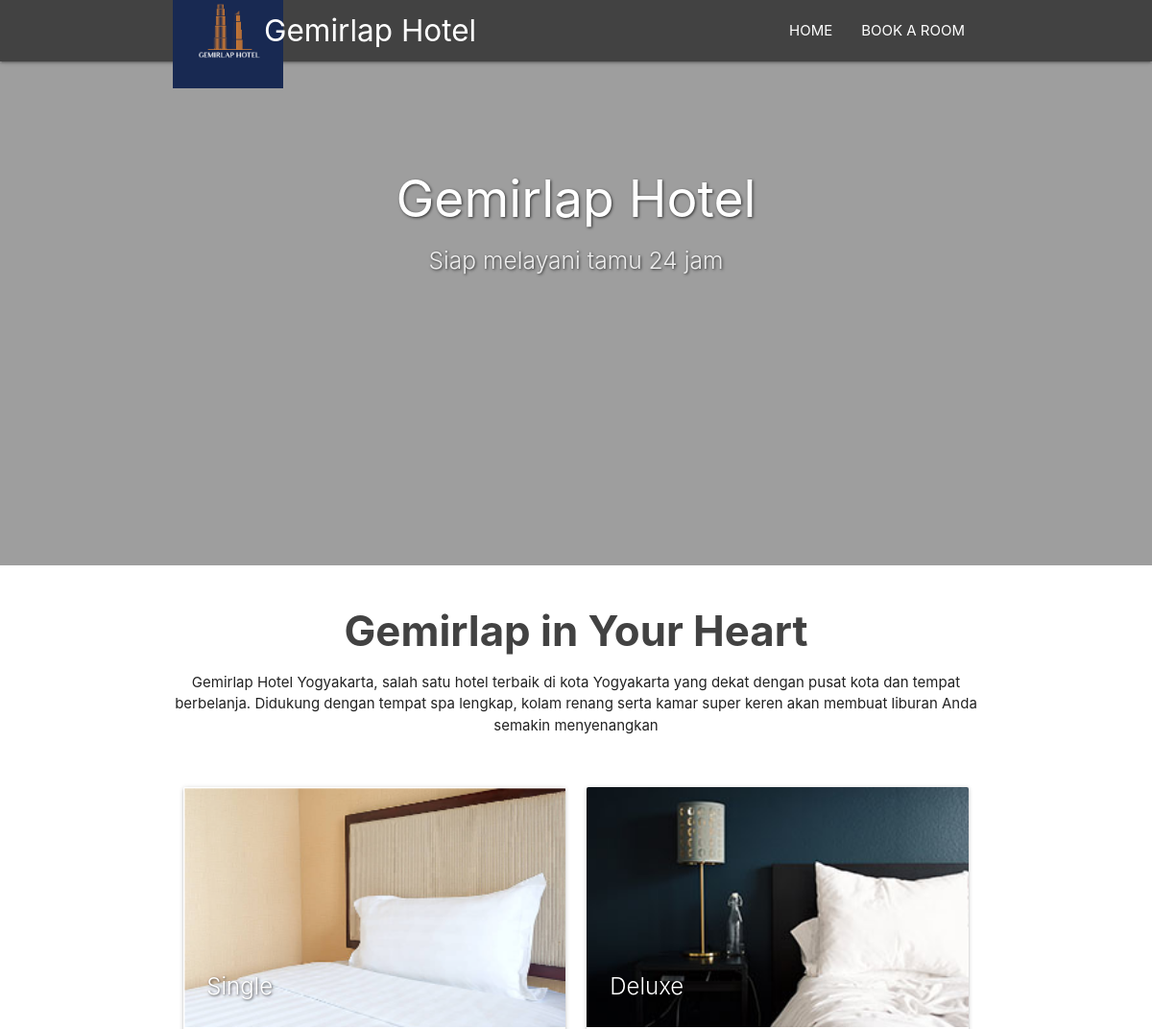
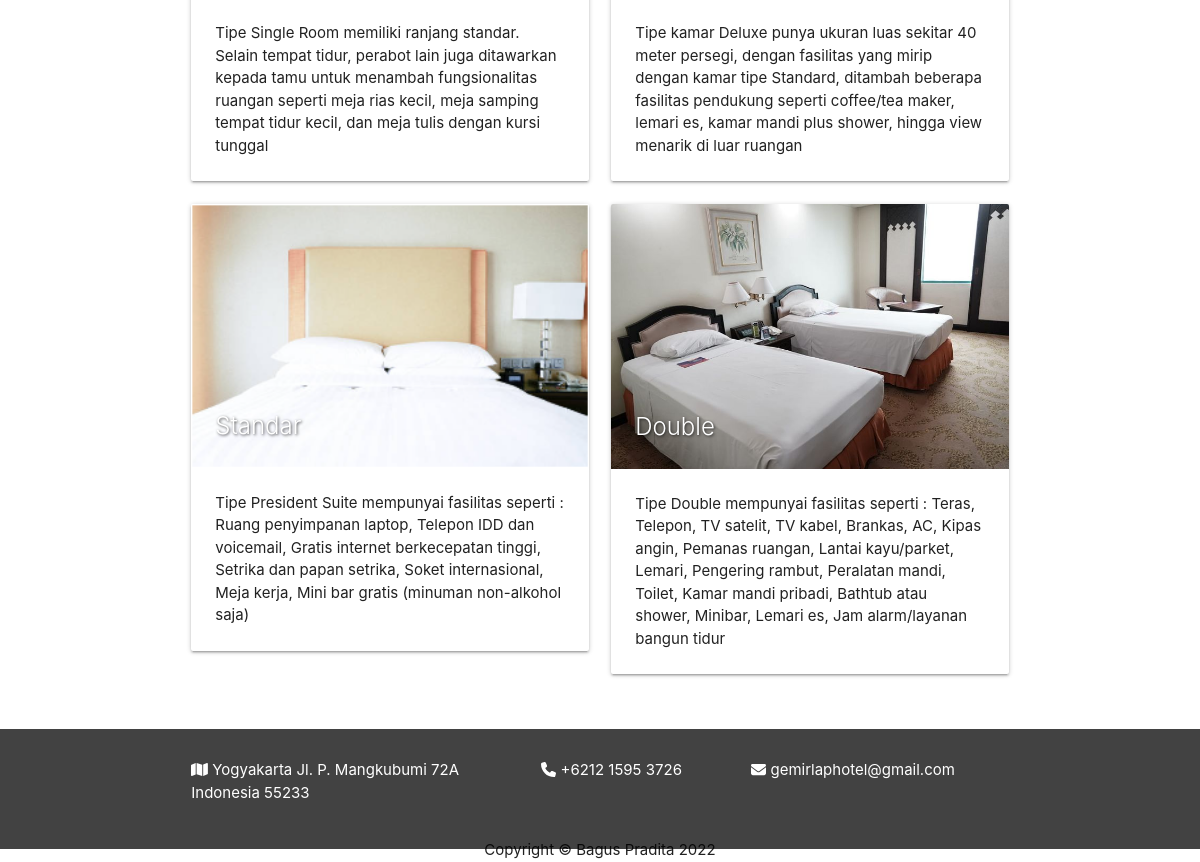
The page / on the database its author committed (2 pictures, top to bottom).
### tables this page shows
CREATE TABLE `tipe_kamar` (
  `id` int(11) NOT NULL,
  `nama_kamar` varchar(128) NOT NULL,
  `fasilitas_kamar` text NOT NULL,
  `tipe_harga` int(255) NOT NULL,
  `img` varchar(255) NOT NULL,
  `tanggal_update` date NOT NULL
);

### application/controllers/C_bagusHome.php (called while the page is built, shortened)
<?php
class C_bagusHome extends CI_Controller
{
	public function index()
	{
		$data['tipeKamar'] = $this->M_bagusDAdmin->tipeKamar()->result_array();
		$data['title'] = 'Gemirlap Hotel';
		$this->load->view('V_bagusHome',  $data);
	}
}

### index.php (called while the page is built, shortened)
<?php
require_once BASEPATH.'core/CodeIgniter.php';

### application/models/M_bagusDAdmin.php (called while the page is built, shortened)
<?php
class M_bagusDAdmin extends CI_Model
{
	public function tipeKamar()
	{
		return $this->db->get('tipe_kamar');
	}
}

### application/views/V_bagusHome.php (the view, shortened to what this page needs)
<!DOCTYPE html>
<html>
<head>
    <link type="text/css" rel="stylesheet" href="<?= base_url('materialize/') ?>css/materialize.min.css"
        media="screen,projection" />
    <link rel="stylesheet" href="<?= base_url('assets/css/') ?>style.css">
</head>
<body>
    <div class="navbar-fixed">
        <nav class="grey darken-3">
            <div class="container">
                <div class="nav-wrapper logo ">
                    <img src="<?= base_url('assets/img/logo.png') ?>" alt="">
                    <a class="brand-logo"> Gemirlap Hotel</a>
                    <ul id="nav-mobile" class="right hide-on-med-and-down">
                        <li><a href="#home">HOME</a></li>
                        <li><a href="<?= base_url('C_bagusAuth') ?>">BOOK A ROOM</a></li>
                    </ul>
                </div>
            </div>
        </nav>
    </div>
    <div class="slider" id="home">
        <ul class="slides">
            <li>
                <img src="<?= base_url('assets/img/view1.jpg') ?>">
                <div class="caption center-align">
                    <h2>Gemirlap Hotel</h2>
                    <h5 class="light grey-text text-lighten-3">Siap melayani tamu 24 jam</h5>
                </div>
            </li>
        </ul>
    </div>
    <div class="container header">
        <h3>Gemirlap in Your Heart</h3>
        <p>Gemirlap Hotel Yogyakarta, salah satu hotel terbaik di kota Yogyakarta yang dekat dengan pusat kota dan
            tempat
            berbelanja. Didukung dengan tempat spa lengkap, kolam renang serta kamar super keren akan membuat liburan
            Anda semakin menyenangkan</p>
    </div>
    <div class="container layanan">
        <div class="row">
            <?php foreach ($tipeKamar as $tk) : ?>
            <div class="col s6 m6">
                <div class="card">
                    <div class="card-image">
                        <img src="<?= base_url('assets/img/') . $tk['img']  ?>">
                        <span class="card-title"
                            style="text-shadow: 1px 1px 3px rgb(0, 0, 0,0.7 )"><?= $tk['nama_kamar'] ?></span>
                    </div>
                    <div class="card-content">
                        <p><?= $tk['fasilitas_kamar'] ?></p>
                    </div>
                </div>
            </div>
            <?php endforeach ?>
        </div>
    </div>
    <div class="grey darken-3">
        <div class="container footer">
            <div class="row">
                <div class="col s5">
                    <p><i class="fa-solid fa-map"></i> Yogyakarta Jl. P. Mangkubumi 72A Indonesia 55233 </p>
                </div>
                <div class="col s3">
                    <p><i class="fas fa-phone"></i> +6212 1595 3726</p>
                </div>
                <div class="col s4">
                    <p><i class="fa-solid fa-envelope"></i> gemirlaphotel@gmail.com</p>
                </div>
            </div>
            <div class="text-muted">Copyright &copy; Bagus Pradita 2022</div>
        </div>
    </div>
</body>
</html>

### assets/css/style.css (style rules this page uses)
html { scroll-behavior: smooth; }
.slider { margin-bottom: 45px; }
.slider h2, .slider h5 { text-shadow: 1px 1px 3px rgb(0, 0, 0,0.7 ); }
.logo img { height: 115px; margin-top: -23px; }
.brand-logo { margin-left: -20px; }
.header { margin-bottom: 45px; }
.header h3 { text-align: center; font-weight: bold; color: #424242; }
.header p { text-align: center; }
.footer { height: 120px !important; margin-top: 40px; }
.footer p { margin-top: 30px; color: white; }
.text-muted { text-align: center; }

### rows shown on the page
tipe_kamar: img (picture), nama_kamar "Single", fasilitas_kamar "Tipe Single Room memiliki ranjang standar. Selain tempat tidur, perabot lain juga ditawarkan kepada tamu untuk menambah fungsionalitas ruangan seperti meja rias kecil, meja samping tempat tidur kecil, dan meja tulis dengan kursi tunggal"
tipe_kamar: img (picture), nama_kamar "Deluxe", fasilitas_kamar "Tipe kamar Deluxe punya ukuran luas sekitar 40 meter persegi, dengan fasilitas yang mirip dengan kamar tipe Standard, ditambah beberapa fasilitas pendukung seperti coffee/tea maker, lemari es, kamar mandi plus shower, hingga view menarik di luar ruangan"
tipe_kamar: img (picture), nama_kamar "Standar", fasilitas_kamar "Tipe President Suite mempunyai fasilitas seperti : Ruang penyimpanan laptop, Telepon IDD dan voicemail, Gratis internet berkecepatan tinggi, Setrika dan papan setrika, Soket internasional, Meja kerja, Mini bar gratis (minuman non-alkohol saja)"
tipe_kamar: img (picture), nama_kamar "Double", fasilitas_kamar "Tipe Double mempunyai fasilitas seperti : Teras, Telepon, TV satelit, TV kabel, Brankas, AC, Kipas angin, Pemanas ruangan, Lantai kayu/parket, Lemari, Pengering rambut, Peralatan mandi, Toilet, Kamar mandi pribadi, Bathtub atau shower, Minibar, Lemari es, Jam alarm/layanan bangun tidur"
